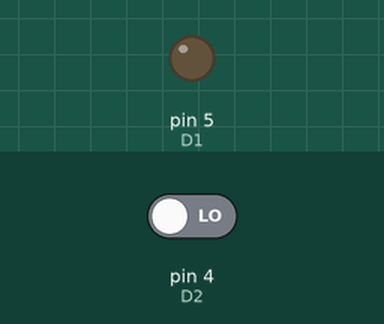
This sketch was run on a simulated Arduino Uno, built with avr-gcc and run on an emulated ATmega328P. Parts: output pins drawn as LEDs (lit = HIGH). Inputs (shaded band) come from the test bench; at power-on: pin 4 (D2) LOW.

Above: at 1.2 s.
1.3 s: pin 4 (D2) driven HIGH
At 1.48 s:
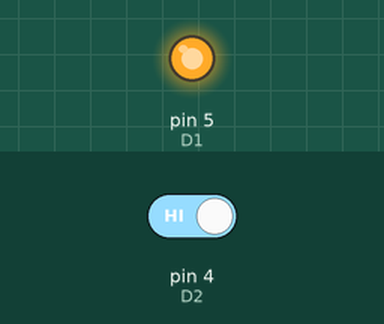
Timing chart, 0 to 10.3 s (numbered marks = the images above; inputs shaded):
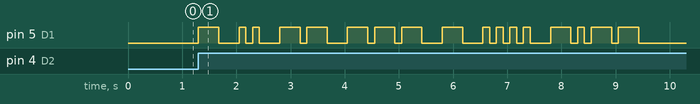

The sketch:

morseLEDv1_0.ino
```cpp
// ESP8266 D1 Mini Pin Definitions
#define D1    5
#define D2    4

// Morse Definitions
#define unit_time           125 // Unit time in ms
#define unknown      0b01110011 // Question mark for any unknown chars

// Following: https://www.itu.int/dms_pubrec/itu-r/rec/m/R-REC-M.1677-1-200910-I!!PDF-E.pdf
#define dit_units             1 // Units per dit
#define dah_units             3 // Units per dah
#define symbol_space          1 // Units between each dit/dah within a letter
#define letter_space          3 // Units between each letter
#define word_space            7 // Units between each word

// Pins
int morseLED = D1;
int buttonPin = D2;

// Define the morse representation for letters
byte lookup_morse_letters[] = {
  0b00000110,
  0b00010111,
  0b00010101,
  0b00001011,
  0b00000011,
  0b00011101,
  0b00001001,
  0b00011111,
  0b00000111,
  0b00011000,
  0b00001010,
  0b00001101,
  0b00000100,
  0b00000101,
  0b00001000,
  0b00011001,
  0b00010010,
  0b00001101,
  0b00001111,
  0b00000010,
  0b00001110,
  0b00011110,
  0b00001100,
  0b00010110,
  0b00010100,
  0b00010011
};

// Define the morse representation for numbers
byte lookup_morse_numbers[] = {
  0b00100000,
  0b00110000,
  0b00111000,
  0b00111100,
  0b00111110,
  0b00111111,
  0b00101111,
  0b00100111,
  0b00100011,
  0b00100001
};

// Blink the LED for [unit_time * units]ms
void blink(int units){
  digitalWrite(morseLED, HIGH);
  delay(unit_time * units);
  digitalWrite(morseLED, LOW);
}

// Blink the morse code for a given character (letters and numbers only).
void blinkMorseChar(char c){
  // Find the morse representaion for the char, or use "?" if unknown
  c = toupper(c);
  byte morse = unknown;
  if(c > 47 && c < 58){        // Numbers
    morse = lookup_morse_numbers[c-48];
  }else if(c > 64 && c < 91){  // Letters
    morse = lookup_morse_letters[c-65];
  }else if(c == 32){           // Word space delay
    delay(unit_time * (word_space - letter_space));
    return;
  }

  // Start blinking after the first high bit
  bool inMorse = false;
  for(int i = 7; i >= 0; i--){
    if(inMorse){
      if((morse >> i) & 0b1){
        blink(dit_units);
      }else{
        blink(dah_units);
      }
      delay(unit_time * symbol_space);
    }else{
      if((morse >> i) & 0b1){
        inMorse = true;
      }
    }
  }

  // Delay between letter (offset for the symbol_space)
  delay(unit_time * (letter_space - symbol_space));
}

// Blink the morse code for a given string.
void blinkMorseString(char str[]){
  for(int i = 0; i < strlen(str); i++){
    blinkMorseChar(str[i]);
  }

  // Ensure consecutive strings are seperated
  delay(unit_time * (word_space - letter_space) * 2);
}

void setup() {
  pinMode(morseLED, OUTPUT);
  pinMode(buttonPin, INPUT);
}

void loop() {
  if(digitalRead(buttonPin)){
    blinkMorseString("Timothy");
  }
}
```

Measured:
- after the input at 1.3 s, pin 5 (D1): LOW → HIGH at once, → LOW 0.38 s later, → HIGH 0.38 s later, → LOW 0.13 s later, … (34 changes in this stretch)
